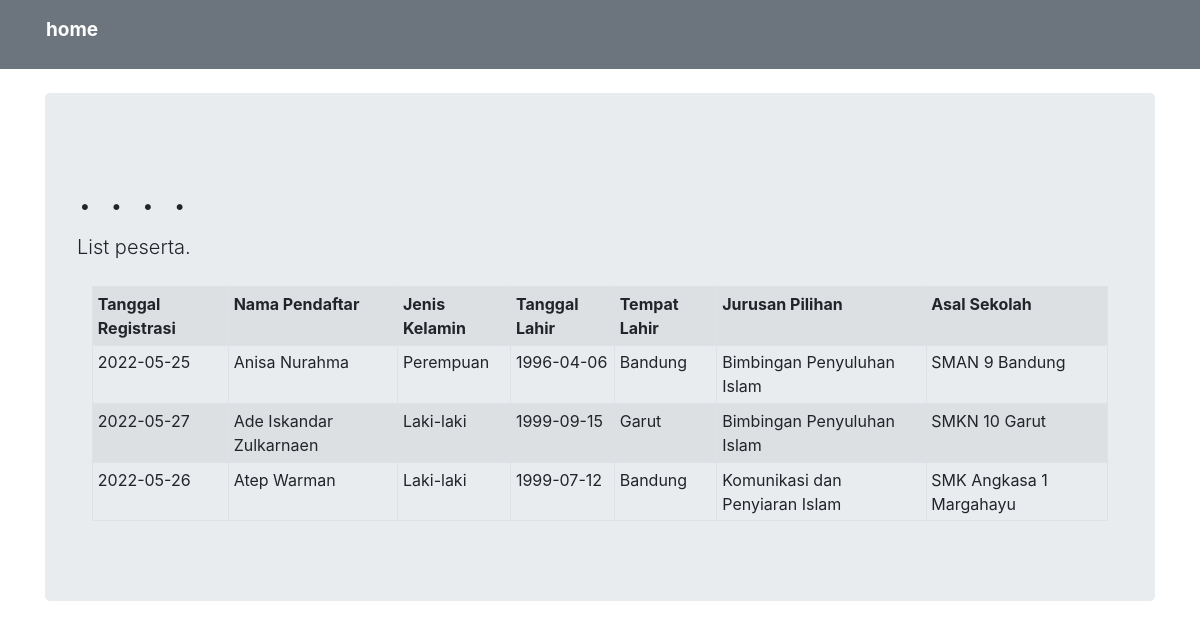
The app's page /system_pmb/query/query.php with its own data.
### tables this page shows
CREATE TABLE `calon_mahasiswa` (
  `nisn` varchar(16) NOT NULL,
  `nama` varchar(40) NOT NULL,
  `email` varchar(40) NOT NULL,
  `jenis_kelamin` enum('Laki-laki','Perempuan') NOT NULL,
  `tempat_lahir` varchar(20) NOT NULL,
  `tanggal_lahir` date NOT NULL,
  `provinsi` varchar(20) NOT NULL,
  `kabupaten` varchar(20) NOT NULL,
  `kecamatan` varchar(20) NOT NULL,
  `alamat_detail` varchar(50) NOT NULL,
  `kode_pos` char(6) NOT NULL,
  `nomor_handphone` char(14) NOT NULL,
  `nama_ayah` varchar(40) NOT NULL,
  `pekerjaan_ayah` varchar(35) NOT NULL,
  `pendidikan_terakhir_ayah` enum('Tidak Sekolah','SD','SLTP/Sederajat','SLTA/Sederajat','D1/D2/D3','D4/S1','S2','S3') DEFAULT NULL,
  `nama_ibu` varchar(40) NOT NULL,
  `pekerjaan_ibu` varchar(35) NOT NULL,
  `pendidikan_terakhir_ibu` enum('Tidak Sekolah','SD','SLTP/Sederajat','SLTA/Sederajat','D1/D2/D3','D4/S1','S2','S3') DEFAULT NULL,
  `jumlah_saudara` char(2) DEFAULT NULL,
  `penghasilan_bulanan` decimal(15,2) NOT NULL
);

CREATE TABLE `program_studi` (
  `kode_prodi` varchar(15) NOT NULL,
  `nama_prodi` varchar(30) NOT NULL
);

CREATE TABLE `sekolah_sebelumnya` (
  `npsn` varchar(10) NOT NULL,
  `nama_sekolah` varchar(50) DEFAULT NULL,
  `jenjang` enum('SMA','SMK','D3') NOT NULL
);

### system_pmb/query/query.php (the view, shortened to what this page needs)
<?php
include "../controllers/connection.php";
?>
<!DOCTYPE html>
<html lang="en">
<head>
    <link rel="stylesheet" href="../assets/styles/notif-nav.css">
    <link rel="stylesheet" href="../assets/bootstrap/bootstrap.min.css">
</head>
<body>
    <nav>
        <h1><a href="../index.php">home</a></h1>
    </nav>
    <div class="container mt-4">
        <div class="jumbotron">
            <h1 class="display-4"> . . . .</h1>
            <p class="lead">List peserta.</p>
            <div class="container mt-4">
                <table class="table table-bordered table-striped table-hover table-sm">
                    <tr>
                        <th>Tanggal Registrasi</th>
                        <th>Nama Pendaftar</th>
                        <th>Jenis Kelamin</th>
                        <th>Tanggal Lahir</th>
                        <th>Tempat Lahir</th>
                        <th>Jurusan Pilihan</th>
                        <th>Asal Sekolah</th>
                    </tr>
                    <?php
                        $datapendaftar ="SELECT DATE(tanggal_registrasi) tgl, nama, jenis_kelamin,
                                                tanggal_lahir, tempat_lahir ,nama_prodi, nama_sekolah
                                        FROM calon_mahasiswa
                                        INNER JOIN registrasi ON calon_mahasiswa.nisn=registrasi.nisn
                                        INNER JOIN  program_studi ON registrasi.kode_prodi=program_studi.kode_prodi
                                        INNER JOIN histori_akademik ON calon_mahasiswa.nisn=histori_akademik.nisn
                                        INNER JOIN sekolah_sebelumnya ON histori_akademik.npsn=sekolah_sebelumnya.npsn;";
                        $hasil = mysqli_query($koneksi, $datapendaftar);
                        while($data = mysqli_fetch_array($hasil))
                        {
                            echo "<tr>";
                            echo "<td>$data[tgl]</td>";
                            echo "<td>$data[nama]</td>";
                            echo "<td>$data[jenis_kelamin]</td>";
                            echo "<td>$data[tanggal_lahir]</td>";
                            echo "<td>$data[tempat_lahir]</td>";
                            echo "<td>$data[nama_prodi]</td>";
                            echo "<td>$data[nama_sekolah]</td>";
                            echo "</tr>";
                        }
                    ?>
                </table>
            </div>
        </div>
    </div>
</body>
</html>

### system_pmb/assets/styles/notif-nav.css (style rules this page uses)
nav { background-color: #6c757d; color: white; padding: 19px 38px; display: flex; justify-content: space-between; }
nav h1 { font-size: 19px; }
nav h1 a { text-decoration: none; color: white; font-weight: bold; padding: 5px 8px; }

### records on screen
calon_mahasiswa: data "2022-05-25", nama "Anisa Nurahma", jenis_kelamin "Perempuan", tanggal_lahir "1996-04-06", tempat_lahir "Bandung", program_studi.nama_prodi "Bimbingan Penyuluhan Islam", sekolah_sebelumnya.nama_sekolah "SMAN 9 Bandung"
calon_mahasiswa: data "2022-05-27", nama "Ade Iskandar Zulkarnaen", jenis_kelamin "Laki-laki", tanggal_lahir "1999-09-15", tempat_lahir "Garut", program_studi.nama_prodi "Bimbingan Penyuluhan Islam", sekolah_sebelumnya.nama_sekolah "SMKN 10 Garut"
calon_mahasiswa: data "2022-05-26", nama "Atep Warman", jenis_kelamin "Laki-laki", tanggal_lahir "1999-07-12", tempat_lahir "Bandung", program_studi.nama_prodi "Komunikasi dan Penyiaran Islam", sekolah_sebelumnya.nama_sekolah "SMK Angkasa 1 Margahayu"
